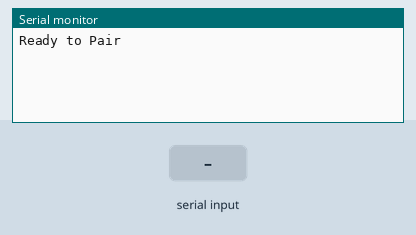
A sketch run on a simulated ESP32. On the bench: the last lines printed to the serial monitor. Inputs (shaded band) come from the test bench. Nothing arrives over Bluetooth unless stated.

Above: at 1.2 s.
1.3 s: "1" received over the second serial link
At 3.3 s:
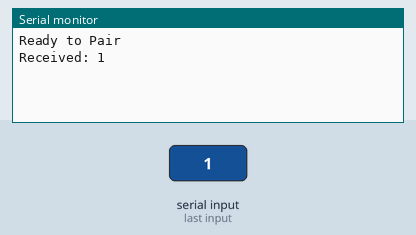
3.8 s: "0" received over the second serial link
At 5.2 s:
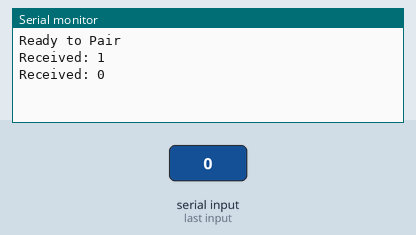
5.3 s: "2" received over the second serial link
At 7.4 s:
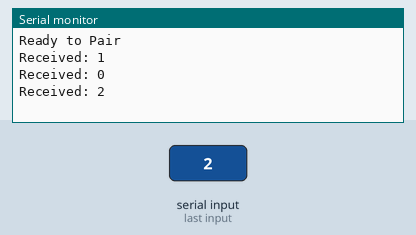

Measured:
- after the input at 1.3 s, the serial monitor: prints a new line after 1.0 s (image 1)
- after the input at 3.8 s, the serial monitor: prints a new line after 1.0 s (image 2)
- after the input at 5.3 s, the serial monitor: prints a new line after 1.0 s (image 3)

The sketch:

BT_Serial.ino
```cpp
#include "BluetoothSerial.h"

BluetoothSerial ESP_BT;

String incoming;

void setup() {
  Serial.begin(9600);
  ESP_BT.begin("ESP32_BT_Control");
  Serial.println("Ready to Pair");
}

void loop() {

  if (ESP_BT.available()) //Check if we receive anything from Bluetooth
  {
    incoming = ESP_BT.readString();
    Serial.print("Received: "); Serial.println(incoming);

  }
  delay(20);
}
```
